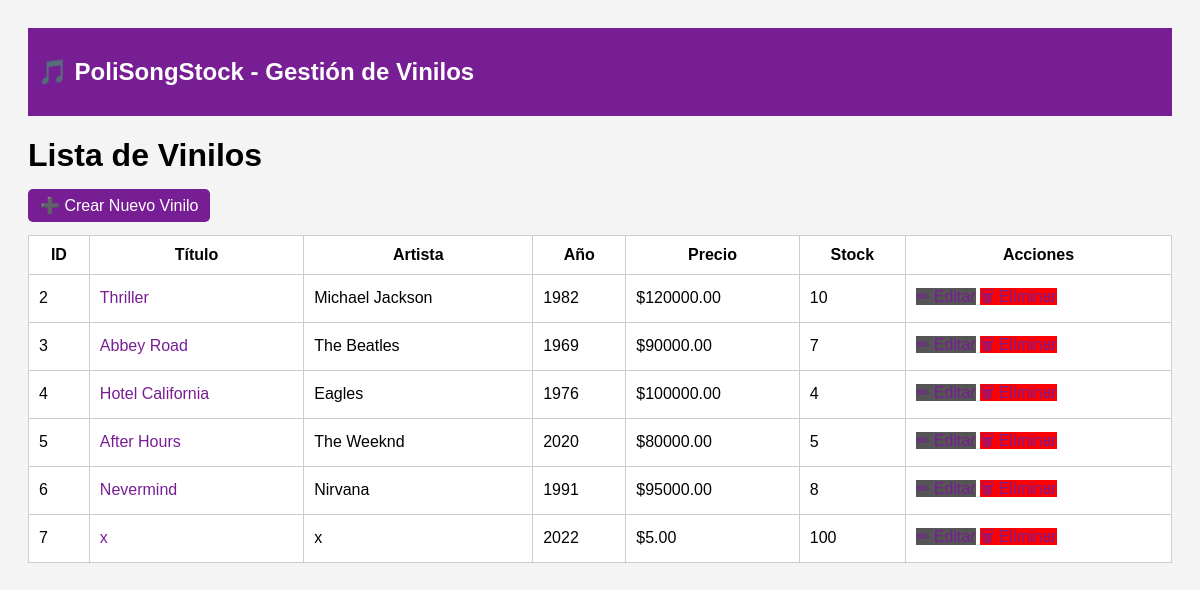
The page / on the database its author committed.
### store/models.py (models this page shows, shortened)
class Vinilo(models.Model):
    titulo = models.CharField(max_length=255)
    artista = models.CharField(max_length=255)
    año = models.PositiveIntegerField()
    canciones = models.ManyToManyField(Cancion, blank=True)
    precio = models.DecimalField(max_digits=12, decimal_places=2)
    stock = models.PositiveIntegerField(default=0)
    proveedor = models.ForeignKey(Proveedor, on_delete=models.SET_NULL, null=True)

### store/views.py (the view)
# urls.py: path('', ViniloListView.as_view(), name='vinilo-list'),
class ViniloListView(ListView):
    model = Vinilo
    template_name = "store/vinilo_list.html"
    context_object_name = "vinilos"

### store/templates/store/vinilo_list.html (shortened to what this page needs)
{% extends 'store/base.html' %}
{% block content %}
<h1>Lista de Vinilos</h1>
<a class="btn" href="{% url 'vinilo-create' %}">➕ Crear Nuevo Vinilo</a>
<table>
    <thead>
        <tr>
            <th>ID</th>
            <th>Título</th>
            <th>Artista</th>
            <th>Año</th>
            <th>Precio</th>
            <th>Stock</th>
            <th>Acciones</th>
        </tr>
    </thead>
    <tbody>
        {% for v in vinilos %}
        <tr>
            <td>{{ v.id }}</td>
            <td><a href="{% url 'vinilo-detail' v.id %}">{{ v.titulo }}</a></td>
            <td>{{ v.artista }}</td>
            <td>{{ v.año }}</td>
            <td>${{ v.precio }}</td>
            <td>{{ v.stock }}</td>
            <td>
                <a class="btn-secondary" href="{% url 'vinilo-update' v.id %}">✏ Editar</a>
                <a class="btn-danger" href="{% url 'vinilo-delete' v.id %}">🗑 Eliminar</a>
            </td>
        </tr>
        {% empty %}
        <tr><td colspan="7">No hay vinilos registrados</td></tr>
        {% endfor %}
    </tbody>
</table>
{% endblock %}

### store/templates/store/base.html (shortened to what this page needs)
<!DOCTYPE html>
<html lang="es">
<head>
</head>
<body>
    <header>
        <h2>🎵 PoliSongStock - Gestión de Vinilos</h2>
    </header>
    {% block content %}
    {% endblock %}
</body>
</html>

### store/templates/store/base.html (style rules this page uses)
body { font-family: Arial; padding: 20px; background: #f4f4f4; }
header { background: #781e95; color: #fff; padding: 10px; }
a { text-decoration: none; color: #781e95; }
table { width: 100%; background: white; border-collapse: collapse; margin-top: 20px; }
table th, table td { padding: 10px; border: 1px solid #ccc; }
.btn { padding: 8px 12px; background: #781e95; color: white; border-radius: 5px; }
.btn-danger { background: red; }
.btn-secondary { background: #555; }

### rows shown on the page
Vinilo: id "2", titulo "Thriller", artista "Michael Jackson", año "1982", precio "120000.00", stock "10"
Vinilo: id "3", titulo "Abbey Road", artista "The Beatles", año "1969", precio "90000.00", stock "7"
Vinilo: id "4", titulo "Hotel California", artista "Eagles", año "1976", precio "100000.00", stock "4"
Vinilo: id "5", titulo "After Hours", artista "The Weeknd", año "2020", precio "80000.00", stock "5"
Vinilo: id "6", titulo "Nevermind", artista "Nirvana", año "1991", precio "95000.00", stock "8"
Vinilo: id "7", titulo "x", artista "x", año "2022", precio "5.00", stock "100"
